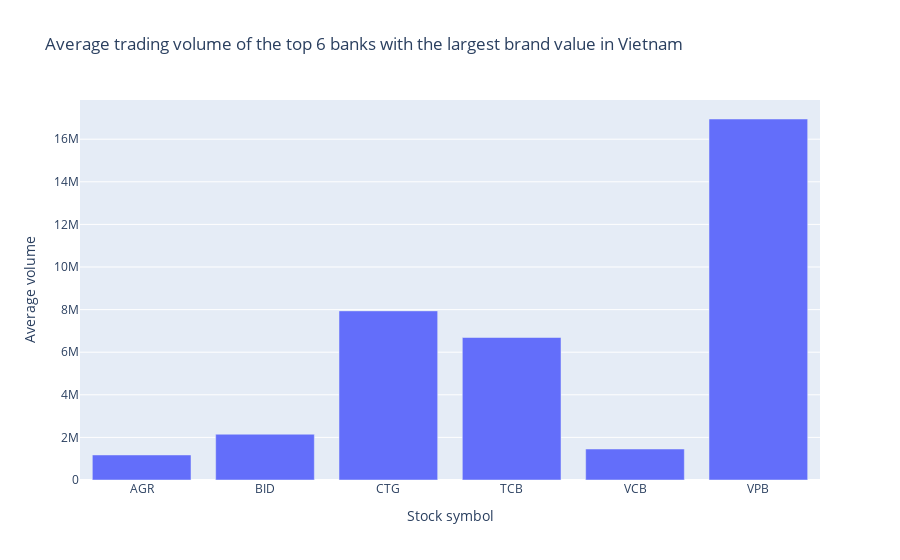

Notebook cell for this chart:
### Markdown cell above
##### **Nhận xét:**
- Xếp hạng theo giá cổ phiếu trung bình: VCB>BID>TCB>CTG>VPB>AGR
- VCB có giá cổ phiếu trung bình cao nhất, thể hiện giá trị thị trường mạnh và có thể là tín hiệu tích cực về niềm tin của nhà đầu tư.
- AGR và VPB có giá cổ phiếu trung bình thấp nhất, điều này có thể do nhiều yếu tố khác nhau như quy mô, hiệu quả kinh doanh, hoặc niềm tin của nhà đầu tư.
- BID, TCB và CTG có giá cổ phiếu trung bình ở mức trung bình, không quá cao nhưng cũng không quá thấp.

### Code cell
# Biểu đồ thanh giá trị trung bình khối lượng giao dịch
avg_volume = [stock_data[ticker]['Vol.'].mean() for ticker in unique_tickers]
fig = go.Figure(data=[go.Bar(x=unique_tickers, y=avg_volume)])
fig.update_layout(title='Average trading volume of the top 6 banks with the largest brand value in Vietnam', xaxis_title='Stock symbol', yaxis_title='Average volume')
fig.show()

### Figure 1 — Plotly figure (JSON) as saved in the notebook; plotly's stock layout.template omitted (floating-point values rounded to 4 significant figures)
{"data": [{"type": "bar", "x": ["AGR", "BID", "CTG", "TCB", "VCB", "VPB"], "y": [1176000.0, 2149000.0, 7939000.0, 6690000.0, 1455000.0, 16950000.0]}], "layout": {"title": {"text": "Average trading volume of the top 6 banks with the largest brand value in Vietnam"}, "xaxis": {"title": {"text": "Stock symbol"}}, "yaxis": {"title": {"text": "Average volume"}}}}
